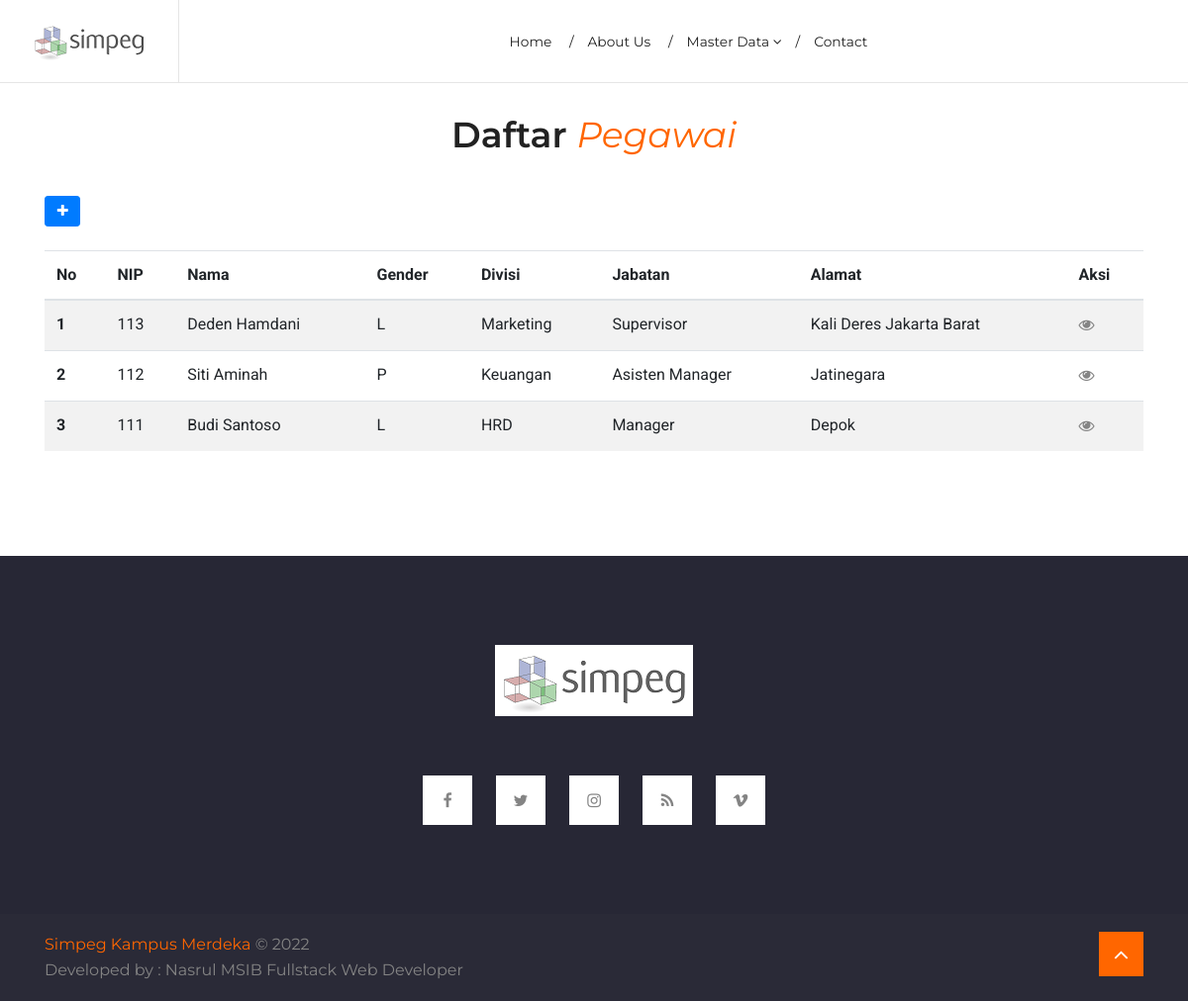
The app's page /index.php?hal=pegawai with its own data.
### tables this page shows
CREATE TABLE `pegawai` (
  `id` int(11) NOT NULL,
  `nip` char(3) NOT NULL,
  `nama` varchar(45) NOT NULL,
  `jabatan_id` int(11) NOT NULL,
  `divisi_id` int(11) NOT NULL,
  `gender` enum('L','P') NOT NULL,
  `tmp_lahir` varchar(45) NOT NULL,
  `tgl_lahir` date NOT NULL,
  `alamat` text DEFAULT NULL
);

CREATE TABLE `divisi` (
  `id` int(11) NOT NULL,
  `nama` varchar(45) NOT NULL
);

CREATE TABLE `jabatan` (
  `id` int(11) NOT NULL,
  `nama` varchar(45) NOT NULL
);

### models/Pegawai.php (called while the page is built, shortened)
<?php
class Pegawai{
    private $koneksi;
    public function __construct(){
        global $dbh;
        $this->koneksi = $dbh;
    }
    public function dataPegawai(){
        $sql = "SELECT p.*, d.nama AS bagian, j.nama AS jab
                FROM pegawai p
                INNER JOIN divisi d ON d.id = p.divisi_id
                INNER JOIN jabatan j ON j.id = p.jabatan_id
                ORDER BY p.id DESC";
        $ps = $this->koneksi->prepare($sql);
        $ps->execute();
        $rs = $ps->fetchAll();
        return $rs;
    }
}

### pegawai.php (the view)
<?php
$model = new Pegawai();
$data_pegawai = $model->dataPegawai();
?>
<section class="section schedule">
    <div class="container">
        <div class="row">
            <div class="col-12">
                <div class="section-title">
                    <h3>Daftar <span class="alternate">Pegawai</span></h3>
                </div>
            </div>
        </div>
        <div class="row">
            <div class="col-12">
            <a class="btn btn-primary btn-sm" href="index.php?hal=pegawai_form" role="button"
                title="Tambah Pegawai">
                &nbsp;<i class="fa fa-plus" aria-hidden="true"></i>&nbsp;
            </a></br></br>
                <table class="table table-striped">
                    <thead>
                        <tr>
                            <th scope="col">No</th>
                            <th scope="col">NIP</th>
                            <th scope="col">Nama</th>
                            <th scope="col">Gender</th>
                            <th scope="col">Divisi</th>
                            <th scope="col">Jabatan</th>
                            <th scope="col">Alamat</th>
                            <th scope="col">Aksi</th>
                        </tr>
                    </thead>
                    <tbody>
                        <?php
                        $no = 1;
                        foreach($data_pegawai as $row){
                        ?>
                        <tr>
                            <th scope="row"><?= $no ?></th>
                            <td><?= $row['nip'] ?></td>
                            <td><?= $row['nama'] ?></td>
                            <td><?= $row['gender'] ?></td>
                            <td><?= $row['bagian'] ?></td>
                            <td><?= $row['jab'] ?></td>
                            <td><?= $row['alamat'] ?></td>
                            <td>
                                <a href="index.php?hal=pegawai_detail&id=<?= $row['id'] ?>">
                                    <i class="fa fa-eye"></i>
                                </a>
                            </td>
                        </tr>
                        <?php
                        $no++;
                        }
                        ?>
                    </tbody>
                </table>
            </div>
        </div>
    </div>
</section>

### header.php (shortened to what this page needs)
<!DOCTYPE html>
<html lang="en">
    <head>
        <link href="plugins/bootstrap/bootstrap.min.css" rel="stylesheet">
        <link href="plugins/font-awsome/css/font-awesome.min.css" rel="stylesheet">
        <link href="plugins/magnific-popup/magnific-popup.css" rel="stylesheet">
        <link href="plugins/slick/slick.css" rel="stylesheet">
        <link href="plugins/slick/slick-theme.css" rel="stylesheet">
        <link href="css/style.css" rel="stylesheet">
    </head>
    <body class="body-wrapper">

### navigation.php (shortened to what this page needs)
<nav class="navbar main-nav border-less fixed-top navbar-expand-lg p-0">
    <div class="container-fluid p-0">
        <a class="navbar-brand" href="index.html">
            <img src="images/logo.png" alt="logo">
        </a>
        <div class="collapse navbar-collapse" id="navbarNav">
            <ul class="navbar-nav mx-auto">
                <li class="nav-item">
                    <a class="nav-link" href="index.php?hal=home">Home
                        <span>/</span>
                    </a>
                </li>
                <li class="nav-item">
                    <a class="nav-link" href="index.php?hal=about">About Us
                        <span>/</span>
                    </a>
                </li>
                <li class="nav-item dropdown">
                    <a class="nav-link" href="#!" data-toggle="dropdown">Master Data <i
                            class="fa fa-angle-down"></i><span>/</span></a>
                </li>
                <li class="nav-item">
                    <a class="nav-link" href="index.php?hal=kontak">Contact</a>
                </li>
            </ul>
        </div>
    </div>
</nav>

### index.php (shortened to what this page needs)
<?php
include_once 'koneksi.php';
include_once 'models/Pegawai.php';
include_once 'header.php';
include_once 'navigation.php';
$hal = $_REQUEST['hal'];
if(!empty($hal)){
    include_once $hal.'.php';
}
else{
    include_once 'home.php';
}
include_once 'footer.php';

### footer.php (shortened to what this page needs)
<footer class="footer-main">
    <div class="container">
        <div class="row">
            <div class="col-md-12">
                <div class="block text-center">
                    <div class="footer-logo">
                        <img src="images/footer-logo.png" alt="logo" class="img-fluid">
                    </div>
                    <ul class="social-links-footer list-inline">
                        <li class="list-inline-item">
                            <a href="https://themefisher.com/"><i class="fa fa-facebook"></i></a>
                        </li>
                        <li class="list-inline-item">
                            <a href="https://themefisher.com/"><i class="fa fa-twitter"></i></a>
                        </li>
                        <li class="list-inline-item">
                            <a href="https://themefisher.com/"><i class="fa fa-instagram"></i></a>
                        </li>
                        <li class="list-inline-item">
                            <a href="https://themefisher.com/"><i class="fa fa-rss"></i></a>
                        </li>
                        <li class="list-inline-item">
                            <a href="https://themefisher.com/"><i class="fa fa-vimeo"></i></a>
                        </li>
                    </ul>
                </div>
            </div>
        </div>
    </div>
</footer>
<footer class="subfooter">
    <div class="container">
        <div class="row">
            <div class="col-md-6 align-self-center">
                <div class="copyright-text">
                    <p>
                        <a href="index.html">
                            Simpeg Kampus Merdeka
                        </a>
                        &copy; 2022
                        <br />Developed by :
                        Nasrul MSIB Fullstack Web Developer
                    </p>
                </div>
            </div>
            <div class="col-md-6">
                <a href="#" class="to-top"><i class="fa fa-angle-up"></i></a>
            </div>
        </div>
    </div>
</footer>
</body>
</html>

### css/style.css (style rules this page uses)
html { font-size: 16px; }
body { font-family: "Roboto", sans-serif; -webkit-font-smoothing: antialiased; }
h1, h2, h3, h4, h5, h6 { font-family: "Montserrat", sans-serif; color: #222222; font-weight: 600; }
h3 { font-size: 2.25rem; }
p, a, li, blockquote, label { font-size: 1rem; line-height: 26px; color: #848484; margin-bottom: 0; }
span.alternate { color: #ff6600; font-style: italic; font-weight: 400; }
a { transition: 0.2s ease; }
.section { padding: 90px 0; }
.border-less { border-bottom: 1px solid #e5e5e5; }
.section-title { margin-top: 25px; text-align: center; margin-bottom: 40px; }
.section-title h3 { margin-bottom: 20px; }
.btn { text-transform: uppercase; font-family: "Montserrat", sans-serif; transition: all 0.3s ease; }
.main-nav { background: #fff; }
.main-nav .navbar-brand { padding: 35px 40px 35px 50px; border-right: 1px solid #e5e5e5; }
@media (max-width: 1200px) { .main-nav .navbar-brand { padding: 20px 30px; } }
.main-nav .navbar-nav .nav-item { position: relative; font-family: "Roboto", sans-serif; }
.main-nav .navbar-nav .nav-item .nav-link { position: relative; text-align: center; color: #222222; padding-left: 5px; padding-right: 17px; padding-top: 1.2rem; padding-bottom: 1.2rem; font-size: 1.06rem; font-family: "Montserrat", sans-serif; }
@media (max-width: 1352px) { .main-nav .navbar-nav .nav-item .nav-link { font-size: 0.86rem; padding-right: 10px; } }
@media (max-width: 1200px) { .main-nav .navbar-nav .nav-item .nav-link { padding-left: 4px; padding-right: 10px; } }
.main-nav .navbar-nav .nav-item .nav-link span { color: #222222; margin-left: 16px; }
@media (max-width: 1200px) { .main-nav .navbar-nav .nav-item .nav-link span { margin-left: 14px; } }
.main-nav .dropdown { position: relative; }
.footer-main { background: #272735; padding: 90px 0; }
.footer-main .block img { margin-bottom: 60px; }
.footer-main .block ul.social-links-footer { margin-bottom: 0; }
.footer-main .block ul.social-links-footer .list-inline-item:not(:last-child) { margin-right: 20px; }
.footer-main .block ul.social-links-footer li a { display: block; height: 50px; width: 50px; text-align: center; background: #fff; }
.footer-main .block ul.social-links-footer li a i { line-height: 50px; }
.subfooter { background: #2a2a37; padding: 18px 0; }
.subfooter .copyright-text p { font-family: "Montserrat", sans-serif; }
.subfooter .copyright-text p a { color: #ff6600; }
.subfooter .to-top { display: block; height: 45px; width: 45px; text-align: center; background: #ff6600; float: right; }
.subfooter .to-top i { font-size: 1.5rem; color: #fff; line-height: 45px; }

### records on screen
pegawai: nip "113", nama "Deden Hamdani", gender "L", divisi.nama "Marketing", jabatan.nama "Supervisor", alamat "Kali Deres Jakarta Barat"
pegawai: nip "112", nama "Siti Aminah", gender "P", divisi.nama "Keuangan", jabatan.nama "Asisten Manager", alamat "Jatinegara"
pegawai: nip "111", nama "Budi Santoso", gender "L", divisi.nama "HRD", jabatan.nama "Manager", alamat "Depok"
